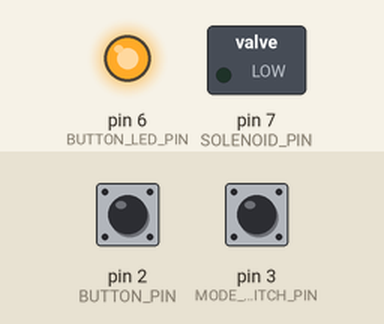
The sketch below on a simulated Arduino Uno, built with avr-gcc and run on an emulated ATmega328P. On the bench: switched loads named in the sketch (green lamp = pin HIGH), output pins drawn as LEDs (lit = HIGH). The test bench sets the inputs (shaded band); at power-on: pin 2 (BUTTON_PIN) HIGH, pin 3 (MODE_SWITCH_PIN) HIGH. Random numbers use the default seed unless the sketch sets one; EEPROM starts erased.

Above: at 1.2 s.
1.3 s: pin 2 (BUTTON_PIN) pulled LOW for 3.2 s
At 5.5 s:
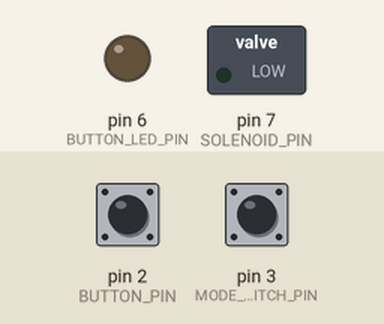
At 9.16 s:
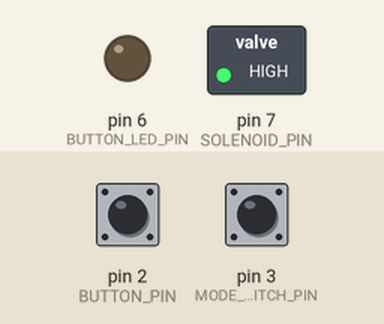
Timing chart, 0 to 13.5 s (numbered marks = the images above; inputs shaded):
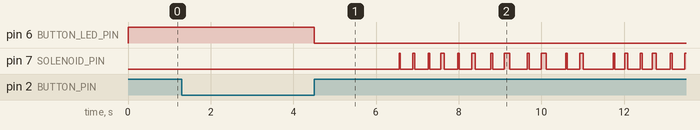

The sketch:

bramble_speech.ino
```cpp
// The Word of the Burning Bramble
// http://burningman.org/event/brc/2015-art-installations/
// Talking solenoid core
// Michael Dewberry
// dewb.org
// 08/21/2015

#include <Bounce2.h>
#include <EEPROM.h>

#define DEBUG_OUTPUT false
#define dbgOut(X) { if (DEBUG_OUTPUT) { Serial.println(X); }}
#define EEPROM_SEED_LOCATION 0

#define MODE_SWITCH_PIN 3
#define BUTTON_PIN 2
#define BUTTON_LED_PIN 6
#define SOLENOID_PIN 7

Bounce modeSwitchBouncer = Bounce();
Bounce buttonBouncer = Bounce();

#define PHRASE_MAX_LENGTH 60
char phrase[PHRASE_MAX_LENGTH];

enum modeType {
  MODE_SPEECH,
  MODE_MANUAL
};

modeType mode = MODE_SPEECH;

enum syllable {
  PHRASE_END = 0,
  SYL_LIGHT,
  SYL_DBLLIGHT,
  SYL_HEAVY,
  SYL_HEAVIER,
  SYL_HEAVIEST,
  SYL_CAESURA,
  SYL_BEAT
};

// milliseconds per syllable
// based on SPM of TED talks, from http://sixminutes.dlugan.com/speaking-rate/
int syllable_time_max = 420;
//int syllable_time_max = 300; // 200 SPM (Al Gore)
//int syllable_time_min = 221; // 271 SPM (Jacqueline Novogratz)
int syllable_time_min = 280;

int light_intensity = 30;
int light_duration = 75;
int heavy_intensity = 55;
int heavy_duration = 100;
int heavier_intensity = 75;
int heavier_duration = 110;
int heaviest_intensity = 100;
int heaviest_duration = 140;
int caesura_duration = 270;

int random_duration_range = 12;
int random_intensity_range = 15;
int solenoid_open_time = 120;
int thinking_time_min = 1800;
int thinking_time_max = 2800;
int refill_time = 5000;
int button_hold_activation_time = 2000;

float intensity_drain_correction = 0.015;

bool coinflip() {
  return random(0, 1) == 0;
}

int pickFromTwo(int a, int b) {
  return coinflip() ? a : b;
}

int pickFromThree(int a, int b, int c) {
  int r = random(0, 3);
  if (r == 0) {
    return a;
  } else if (r == 1) {
    return b;
  } else {
    return c;
  }
}

void create_rhythm_saturnian(char* phrase, int lines) {
  // e.g. Old Latin, Livius Andronicus
  // https://en.wikipedia.org/wiki/Saturnian_(poetry)
  char index = 0;
  for (int line = 0; line < lines; line++) {
    phrase[index++] = pickFromThree(SYL_LIGHT, SYL_HEAVY, SYL_DBLLIGHT);
    phrase[index++] = pickFromTwo(SYL_HEAVY, SYL_HEAVIER);
    phrase[index++] = pickFromThree(SYL_LIGHT, SYL_HEAVY, SYL_DBLLIGHT);
    phrase[index++] = pickFromTwo(SYL_LIGHT, SYL_HEAVY);
    phrase[index++] = SYL_CAESURA;
    phrase[index++] = pickFromThree(SYL_LIGHT, SYL_HEAVY, SYL_DBLLIGHT);
    phrase[index++] = pickFromThree(SYL_HEAVY, SYL_HEAVIER, SYL_HEAVIEST);
    phrase[index++] = pickFromTwo(SYL_LIGHT, SYL_HEAVY);
    phrase[index++] = SYL_CAESURA;
    if (coinflip()) {
      phrase[index++] = SYL_HEAVY;
      phrase[index++] = SYL_LIGHT;
      phrase[index++] = pickFromTwo(SYL_LIGHT, SYL_HEAVY);
      phrase[index++] = SYL_CAESURA;
      phrase[index++] = pickFromThree(SYL_LIGHT, SYL_HEAVY, SYL_DBLLIGHT);
      phrase[index++] = pickFromThree(SYL_HEAVY, SYL_HEAVIER, SYL_HEAVIEST);
      phrase[index++] = pickFromTwo(SYL_LIGHT, SYL_HEAVY);
    } else {
      phrase[index++] = pickFromThree(SYL_LIGHT, SYL_HEAVY, SYL_DBLLIGHT);
      phrase[index++] = SYL_HEAVY;
      phrase[index++] = pickFromThree(SYL_LIGHT, SYL_HEAVY, SYL_DBLLIGHT);
      phrase[index++] = pickFromThree(SYL_HEAVY, SYL_HEAVIER, SYL_HEAVIEST);
      phrase[index++] = pickFromTwo(SYL_LIGHT, SYL_HEAVY);
    }
  }
  phrase[index++] = PHRASE_END;
}

void create_rhythm_iambic_pentameter(char* phrase, int lines) {
  // e.g. Shakespeare, John Donne
  // https://en.wikipedia.org/wiki/Iambic_pentameter
  char index = 0;
  for (int line = 0; line < lines; line++) {
    if (coinflip()) {
      phrase[index++] = SYL_LIGHT;
      phrase[index++] = pickFromTwo(SYL_HEAVY, SYL_HEAVIER);
    } else {
      phrase[index++] = pickFromTwo(SYL_HEAVY, SYL_HEAVIER);
      phrase[index++] = SYL_LIGHT;
    }
    if (random(0, 3) == 0) {
      phrase[index++] = SYL_BEAT;
    }
    phrase[index++] = SYL_LIGHT;
    phrase[index++] = pickFromThree(SYL_HEAVY, SYL_HEAVIER, SYL_HEAVIEST);
    if (random(0, 4) == 0) {
      phrase[index++] = SYL_CAESURA;
    }
    phrase[index++] = pickFromTwo(SYL_LIGHT, SYL_HEAVY);
    phrase[index++] = pickFromTwo(SYL_HEAVY, SYL_HEAVIER);
    phrase[index++] = pickFromThree(SYL_LIGHT, SYL_LIGHT, SYL_DBLLIGHT);
    phrase[index++] = pickFromThree(SYL_HEAVY, SYL_HEAVIER, SYL_HEAVIEST);
    phrase[index++] = pickFromThree(SYL_LIGHT, SYL_LIGHT, SYL_DBLLIGHT);
    phrase[index++] = pickFromThree(SYL_HEAVY, SYL_HEAVIER, SYL_HEAVIEST);
    if (random(0, 4) != 0) {
      phrase[index++] = SYL_CAESURA;
    }
  }
  phrase[index++] = PHRASE_END;
}

void create_rhythm_common_metre(char* phrase, int lines) {
  // e.g. John Newton, Edna St. Vincent Millay
  // iambic tetrameter alternating with iambic trimeter
  // https://en.wikipedia.org/wiki/Common_metre
  char index = 0;
  for (int line = 0; line < lines; line++) {
    if (line % 2 == 0) {
      phrase[index++] = SYL_LIGHT;
      phrase[index++] = pickFromTwo(SYL_HEAVY, SYL_HEAVIER);
      if (random(0, 3) == 0) {
        phrase[index++] = SYL_DBLLIGHT;
      } else {
        phrase[index++] = SYL_LIGHT;
      }
      phrase[index++] = pickFromTwo(SYL_HEAVY, SYL_HEAVIER);
      if (random(0, 3) == 0) {
        phrase[index++] = SYL_BEAT;
      }
      phrase[index++] = SYL_LIGHT;
      phrase[index++] = pickFromTwo(SYL_HEAVY, SYL_HEAVIER);
      phrase[index++] = SYL_LIGHT;
      phrase[index++] = pickFromThree(SYL_HEAVY, SYL_HEAVIER, SYL_HEAVIEST);
      phrase[index++] = SYL_BEAT;
    } else {
      phrase[index++] = SYL_LIGHT;
      phrase[index++] = pickFromThree(SYL_HEAVY, SYL_HEAVIER, SYL_HEAVIEST);
      if (random(0, 3) == 0) {
        phrase[index++] = SYL_DBLLIGHT;
      } else {
        phrase[index++] = SYL_LIGHT;
      }
      phrase[index++] = pickFromTwo(SYL_HEAVY, SYL_HEAVIER);
      phrase[index++] = SYL_LIGHT;
      if (random(0, 3) == 0) {
        phrase[index++] = SYL_BEAT;
      }
      phrase[index++] = pickFromThree(SYL_HEAVY, SYL_HEAVIER, SYL_HEAVIEST);
      phrase[index++] = SYL_CAESURA;
    }
  }
  phrase[index++] = PHRASE_END;
}

void toggleSolenoid(int ms_on, int ms_off) {
  digitalWrite(SOLENOID_PIN, HIGH);
  delay(ms_on);
  digitalWrite(SOLENOID_PIN, LOW);
  delay(ms_off);
}

void speakSolenoidSyllable(int syllableNominalLength, int intensity, int duration) {
  int ms_on = solenoid_open_time * ((intensity + random(-random_intensity_range, random_intensity_range)) / 100.0);
  int ms_total = syllableNominalLength * ((duration + random(-random_duration_range, random_duration_range)) / 100.0);
  int ms_off = ms_total > ms_on ? ms_total - ms_on : 20;
  toggleSolenoid(ms_on, ms_off);
}

void talk() {
  digitalWrite(BUTTON_LED_PIN, LOW);

  dbgOut("Thinking...");
  delay(random(thinking_time_min, thinking_time_max + 1));

  int meterChoice = random(0, 4);
  if (meterChoice <= 1) {
    dbgOut("Divining a Saturnian quip...");
    create_rhythm_saturnian(phrase, 2);
  } else if (meterChoice == 2) {
    dbgOut("Penning a verse of iambic pentameter...");
    create_rhythm_iambic_pentameter(phrase, 4);
  } else {
    dbgOut("Composing a common-metre hymn...");
    create_rhythm_common_metre(phrase, 4);
  }

  int syllableLength = random(syllable_time_min, syllable_time_max + 1);

  int i = 0;
  float dc = 1.0;

  dbgOut("Talking...");

  while (phrase[i] != PHRASE_END && i < PHRASE_MAX_LENGTH) {
    switch (phrase[i]) {
    case SYL_LIGHT:
      {
        speakSolenoidSyllable(syllableLength, light_intensity * dc, light_duration);
      }
      break;
    case SYL_DBLLIGHT:
      {
        speakSolenoidSyllable(syllableLength, light_intensity * dc, heavy_duration / 2);
        speakSolenoidSyllable(syllableLength, light_intensity * dc, heavy_duration / 2);
      }
      break;
    case SYL_HEAVY:
      {
        speakSolenoidSyllable(syllableLength, heavy_intensity * dc, heavy_duration);
      }
      break;
    case SYL_HEAVIER:
      {
        speakSolenoidSyllable(syllableLength, heavier_intensity * dc, heavier_duration);
      }
      break;
    case SYL_HEAVIEST:
      {
        speakSolenoidSyllable(syllableLength, heaviest_intensity * dc, heaviest_duration);
      }
      break;
    case SYL_CAESURA:
      {
        delay(caesura_duration / 100.0 * syllableLength);
      }
      break;
    case SYL_BEAT:
      {
        delay(syllableLength);
      }
      break;
    }

    i++;
    dc += intensity_drain_correction;
  }

  dbgOut("Pausing to refill accumulators...");
  delay(refill_time);
  dbgOut("Done talking.");

  digitalWrite(BUTTON_LED_PIN, HIGH);
}

void setup() {

  // guarantee long stochastic arc across reboots (h/t Giles Hall)
  long seed;
  EEPROM.get(EEPROM_SEED_LOCATION, seed);
  randomSeed(seed);
  seed = random(-2147483648L, 2147483647L);
  EEPROM.put(EEPROM_SEED_LOCATION, seed);

  pinMode(MODE_SWITCH_PIN, INPUT_PULLUP);
  pinMode(BUTTON_PIN, INPUT_PULLUP);

  modeSwitchBouncer.attach(MODE_SWITCH_PIN);
  modeSwitchBouncer.interval(5);
  buttonBouncer.attach(BUTTON_PIN);
  buttonBouncer.interval(5);

  pinMode(SOLENOID_PIN, OUTPUT);
  pinMode(BUTTON_LED_PIN, OUTPUT);

  digitalWrite(SOLENOID_PIN, LOW);
  digitalWrite(BUTTON_LED_PIN, HIGH);

  if (DEBUG_OUTPUT) {
    Serial.begin(9600);
  }
}

void loop() {

  modeSwitchBouncer.update();
  buttonBouncer.update();

  int modeSwitchState = modeSwitchBouncer.read();
  int buttonState = buttonBouncer.read();

  if (modeSwitchState == LOW) {
    mode = MODE_MANUAL;
  } else {
    mode = MODE_SPEECH;
  }

  if (mode == MODE_MANUAL) {

    // Button directly controls solenoid
    if (buttonState == LOW) {
      digitalWrite(SOLENOID_PIN, HIGH);
    } else {
      digitalWrite(SOLENOID_PIN, LOW);
    }

  } else if (mode == MODE_SPEECH && buttonBouncer.fell()) {

    // Time how long button is held down
    unsigned long timer = millis();
    while (buttonState == LOW) {
      buttonBouncer.update();
      buttonState = buttonBouncer.read();
    }

    if (millis() - timer > button_hold_activation_time)
    {
      // Button was held down long enough for the answer to feel earned
      talk();
      dbgOut("Ready.");
    }

  }

}
```

Measured:
- after the input at 1.3 s, pin 6 (BUTTON_LED_PIN): HIGH → LOW after 3.2 s
